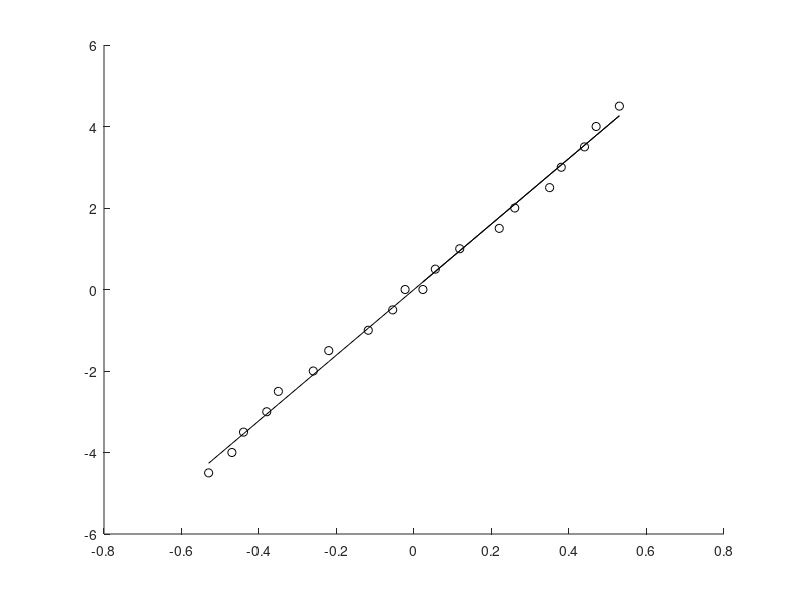
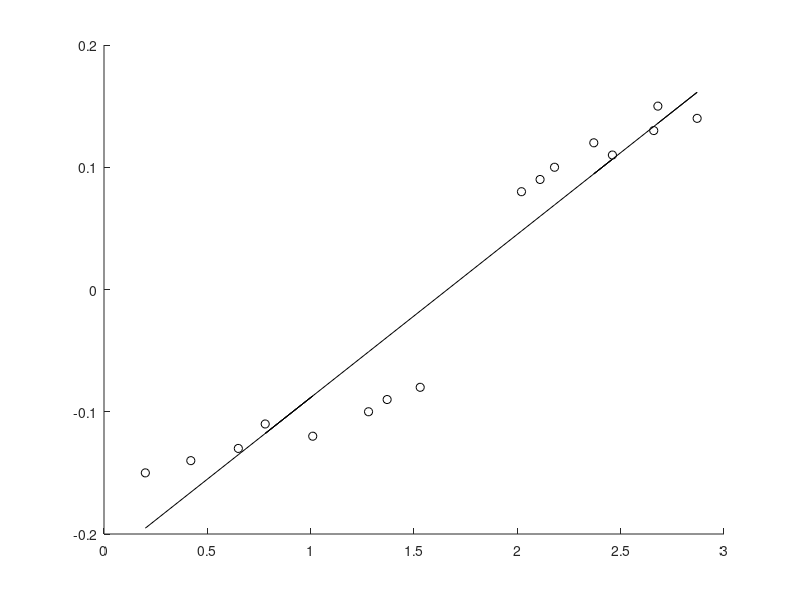

Reproduce these figures in MATLAB, in order.
% This data was collected with the robot hanging from the center of the top
% of the outer hip frame. The steady-state was recorded when the free leg
% was hanging vertically, by external torques applied to the other leg.
%
% Current was computed using the T/(KG )motor model, neglecting friction
% terms
%
%


%%%% HIP JOINT %%%%

data = [ ...% torque, angle
  0.0, 0.023;
  0.5, 0.055;
  1.0, 0.118;
  1.5, 0.220;
  2.0, 0.260;
  2.5, 0.350;
  3.0, 0.380;
  3.5, 0.44;
  4.0, 0.47;
  4.5, 0.53];    % Over temp limit in 1.5 seconds

dataMirror = -data; % Assume symmetry

torque = [data(:,1);dataMirror(:,1)];
angle = [data(:,2);dataMirror(:,2)];

figure(1); clf; hold on;
plot(angle, torque,'ko');

P = polyfit(angle, torque,1);

slope = P(1);

plot(angle, slope*angle,'k-');

fprintf('Hip Spring Constant: %3.3f Nm / rad \n',slope);
fprintf('Hip Spring Reference Angle: %3.3f rad \n',0.0);





%%%% ANKLE JOINT:

% Run tests alternating sign for consistent histeresis

data = [ ...% torque, angle
  -0.15, 0.20;  % Lower Limit
  -0.14, 0.42;
  -0.13, 0.65;
  -0.12, 1.01;
  -0.11, 0.78;
  -0.1, 1.28;
  -0.09, 1.37;
  -0.08, 1.53;

  0.08, 2.02;
  0.09, 2.11;
  0.1, 2.18;
  0.11, 2.46;
  0.12, 2.37;
  0.13, 2.66;
  0.14, 2.87;
  0.15, 2.68];  % Upper Limit

torque = data(:,1);
angle = data(:,2);

P = polyfit(angle,torque,1);

figure(2); clf; hold on;
plot(angle,torque,'ko');
plot(angle,polyval(P,angle),'k-');

fprintf('Ankle Spring Constant: %3.3f Nm / rad \n',P(1));
fprintf('Ankle Spring Reference Angle: %3.3f rad \n',-P(2)/P(1));

